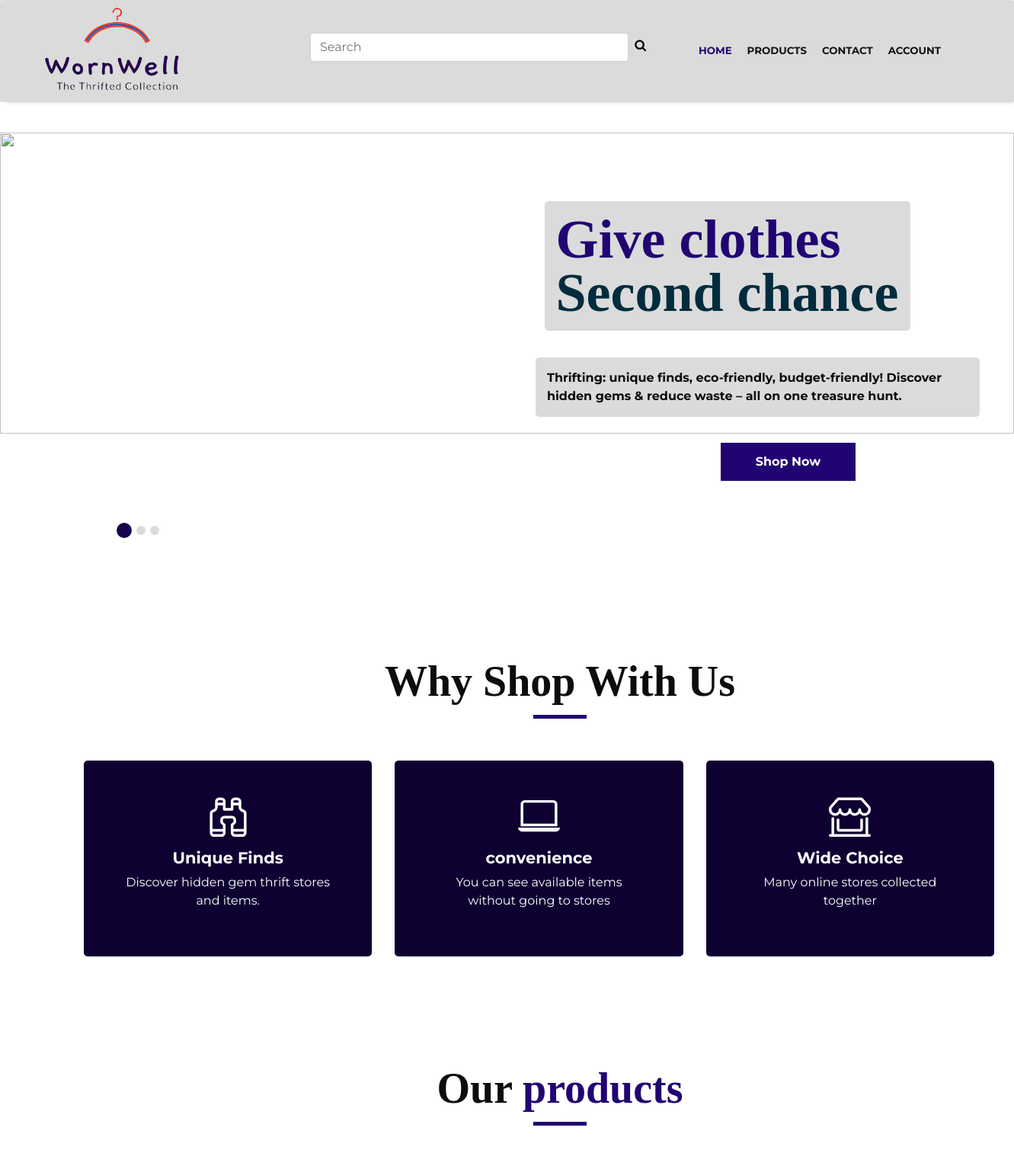
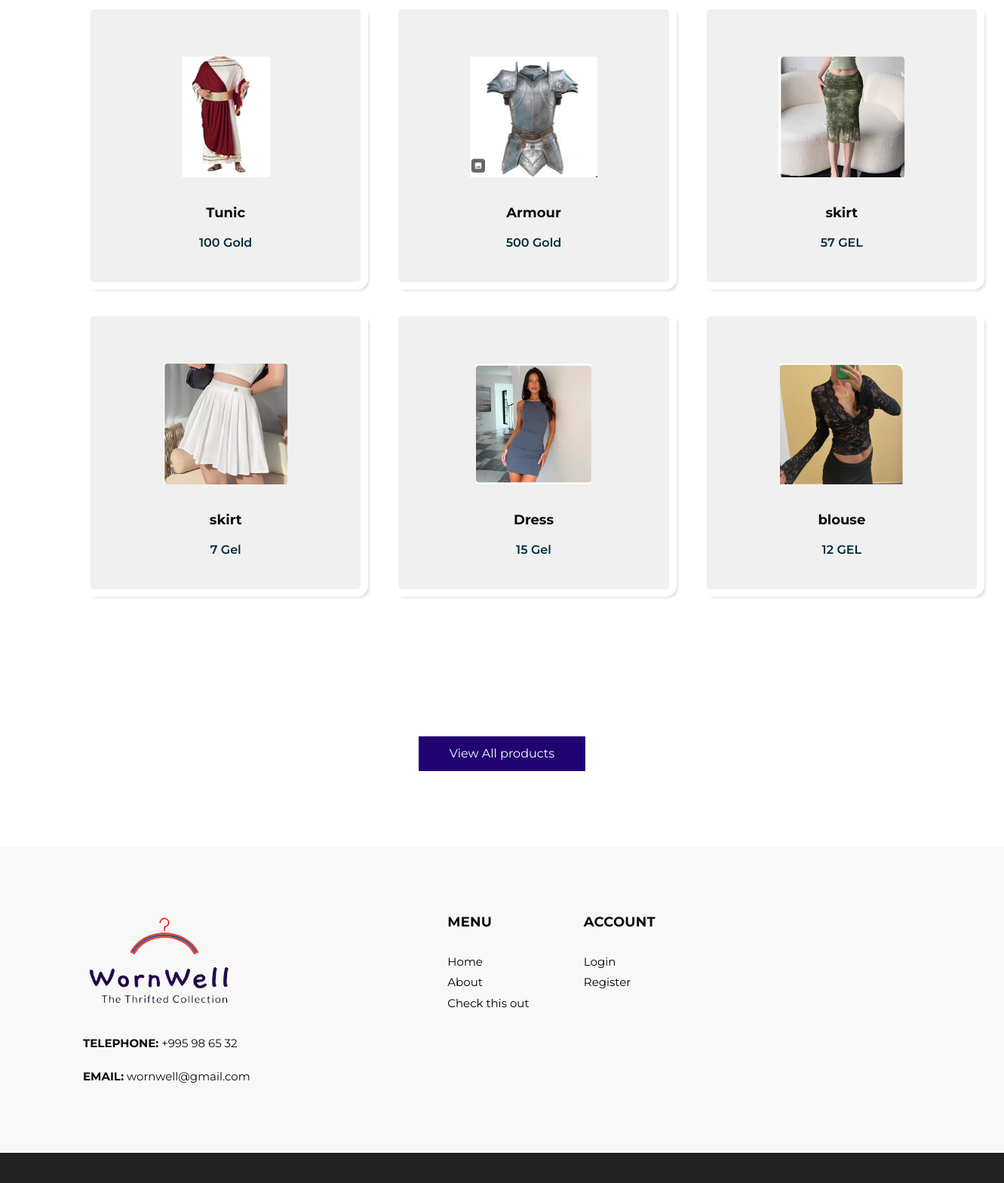
The page / on the database its author committed (2 pictures, top to bottom).
### base/models.py (models this page shows, shortened)
class Items(models.Model):
    creator = models.ForeignKey('User', on_delete=models.SET_NULL, null=True, blank=True, related_name="created_items")
    name = models.CharField(max_length=30)
    image = models.ImageField(blank=True, null=True)
    price = models.CharField(max_length=10)
    size = models.CharField(max_length=10)
    colour = models.CharField(max_length=30)
    subcat = models.ForeignKey(Subcat, on_delete=models.SET_NULL, null=True, blank=True)
    description = models.TextField(max_length=200)

### base/views.py (the view)
# urls.py: path('', views.home, name= 'home'),
def home (request):
    q = request.GET.get('q') if request.GET.get('q') != None else ""
    items = Items.objects.filter(Q(name__icontains=q) | Q(description__icontains=q)| Q(subcat__name__icontains=q) )
    subcats = Subcat.objects.all()
    categories = Category.objects.all()
    context = {"items" : items, "subcats":subcats,"categories":categories, 'q' : q}
    if request.GET.get('q') != None:
        return render(request, 'base/product.html', context)
    else:
        return render(request,'base/home.html', context)

### base/templates/base/home.html (shortened to what this page needs)
{% extends 'main.html'%}
{% block content%}
{% load static %}
 <section class="slider_section ">
            <div class="slider_bg_box">
               <img src="{% static 'images/slider-3.jpg'%}" alt="">
            </div>
            <div id="customCarousel1" class="carousel slide" data-ride="carousel">
               <div class="carousel-inner">
                  <div class="carousel-item active">
                     <div class="container-s">
                        <div class="row">
                           <div class="col-md-7 col-lg-6 ">
                              <div class="detail-box">
                                 <h1 style="background-color:rgb(219,219,219); border-radius:5px; padding:15px;">
                                    <span>
                                    Give clothes
                                    </span>
                                    <br>
                                    Second chance
                                 </h1>
                                 <p style="background-color:rgb(219,219,219); border-radius:5px; padding:15px;"><b>
                                    Thrifting: unique finds, eco-friendly, budget-friendly!
                                    Discover hidden gems & reduce waste – all on one treasure hunt.
                                 </b></p>
                                 <div class="btn-box">
                                    <a href="{% url 'product' %}" class="btn1">
                                    Shop Now
                                    </a>
                                 </div>
                              </div>
                           </div>
                        </div>
                     </div>
                  </div>
               </div>
               <div class="container">
                  <ol class="carousel-indicators">
                     <li data-target="#customCarousel1" data-slide-to="0" class="active"></li>
                     <li data-target="#customCarousel1" data-slide-to="1"></li>
                     <li data-target="#customCarousel1" data-slide-to="2"></li>
                  </ol>
               </div>
            </div>
         </section>
{% if not request.user.is_authenticated %}
      <section class="why_section layout_padding" style="align-self:center">
         <div class="container">
            <div class="heading_container heading_center">
               <h2>
                  Why Shop With Us
               </h2>
            </div>
            <div class="row">
               <div class="col-md-4">
                  <div class="box ">
                     <div class="img-box">
</div>
                     <div class="detail-box">
                        <h5>
                           Wide Choice
                        </h5>
                        <p>
                           Many online stores collected together
                        </p>
                     </div>
                  </div>
               </div>
               <div class="col-md-4">
                  <div class="box ">
                     <div class="img-box">
                        <svg xmlns="http://www.w3.org/2000/svg" width="16" height="16" fill="currentColor" class="bi bi-laptop" viewBox="0 0 16 16">
  <path d="M13.5 3a.5.5 0 0 1 .5.5V11H2V3.5a.5.5 0 0 1 .5-.5zm-11-1A1.5 1.5 0 0 0 1 3.5V12h14V3.5A1.5 1.5 0 0 0 13.5 2zM0 12.5h16a1.5 1.5 0 0 1-1.5 1.5h-13A1.5 1.5 0 0 1 0 12.5"/>
</svg>
                     </div>
                     <div class="detail-box">
                        <h5>
                           convenience
                        </h5>
                        <p>
                           You can see available items without going to stores
                        </p>
                     </div>
                  </div>
               </div>
               <div class="col-md-4">
                  <div class="box ">
                     <div class="img-box">
                     </div>
                     <div class="detail-box">
                        <h5>
                           Unique Finds
                        </h5>
                        <p>
                           Discover hidden gem thrift stores and items.
                        </p>
                     </div>
                  </div>
               </div>
            </div>
         </div>
      </section>
{% endif %}
 {% with item_count=items|length %}
                {% if item_count > 6%}
<section class="product_section layout_padding">
         <div class="container">
            <div class="heading_container heading_center">
               <h2>
                  Our <span>products</span>
               </h2>
            </div>
            <div class="row">
                {% for item in items|slice:":6" %}
               <div class="col-sm-6 col-md-4 col-lg-4">
                  <div class="box">
                     <div class="img-box">
                        <img  src="{{item.image.url }}" alt="">
                     </div>
                     <div class="detail-box">
                        <h5>
                           {{item.name}}
                        </h5>
                        <h6>
                           {{item.price}}
                        </h6>
                     </div>
                  </div>
               </div>
           {% endfor %}
                {%else%}
                {% include 'base/products.html'%}
                {%endif%}
                {%endwith%}
              </div>
          </div>
        </section>
<section class="product_section layout_padding">
         <div class="btn-box">
               <a href="{% url 'product'%}">
               View All products
               </a>
    </div>
        </section>
   {%endblock%}

### static/css/responsive.css (style rules this page uses)
@media (min-width: 1200px) { .container { max-width: 1170px; } }

### rows shown on the page
Items: image (picture), name "skirt", price "57 GEL"
Items: image (picture), name "Armour", price "500 Gold"
Items: image (picture), name "Tunic", price "100 Gold"
Items: image (picture), name "blouse", price "12 GEL"
Items: image (picture), name "Dress", price "15 Gel"
Items: image (picture), name "skirt", price "7 Gel"
